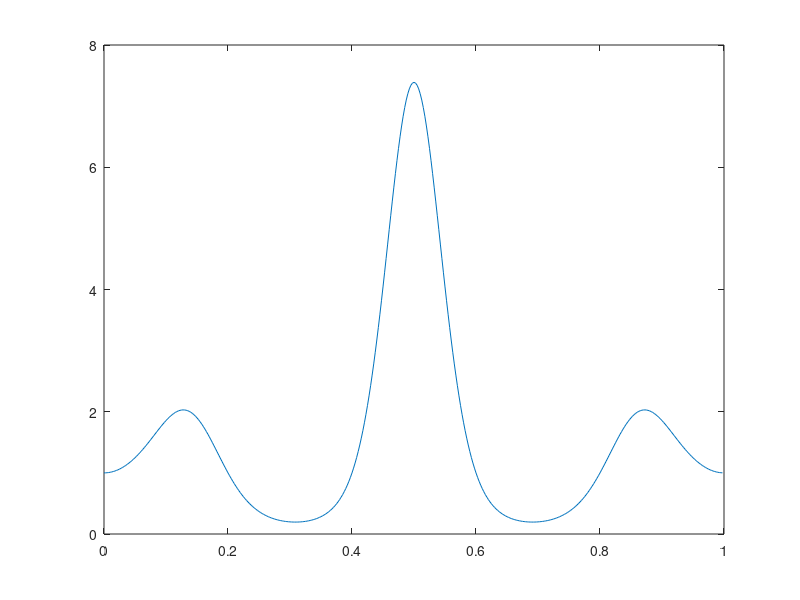

Write MATLAB code to recreate this figure. (Note: this script raises an error after producing the figure.)
d = 1;
N = 400; Lx = 1;
xx = linspace(0,Lx,N+1);
xinner = xx(1:end-1);

M = 10000; tend = 1;
dt = tend/M;
tt = 0:dt:tend;

g = @(x) exp(2*sin(1*pi*x/Lx).*sin(5*pi*x/Lx));   
gx = g(xinner)';
plot(xinner,gx);
uold = gx;

%% 
maxu = max(gx); minu = -max(gx);

c = 10; pt = 0.1;

x = 250;
xv = x/(N+1);
yv = g(xv);

w = 150; 
wv = w/(N+1);
yv2 = g(wv);
for k = 2:M+1
    utemp = KDV(uold, dt, d, a);
    unew = [utemp; utemp(1)]';
    
    yv = [unew(x) yv];
    xv = [xv (x-k)/(N+1)];
    
    yv2 = [unew(w) yv2];
    wv = [wv (w-k)/(N+1)];
    
    plot(xv, yv, wv, yv2);
    axis([0 1 minu maxu]);
    shg
    pause(pt);
    
    uold = utemp;
end